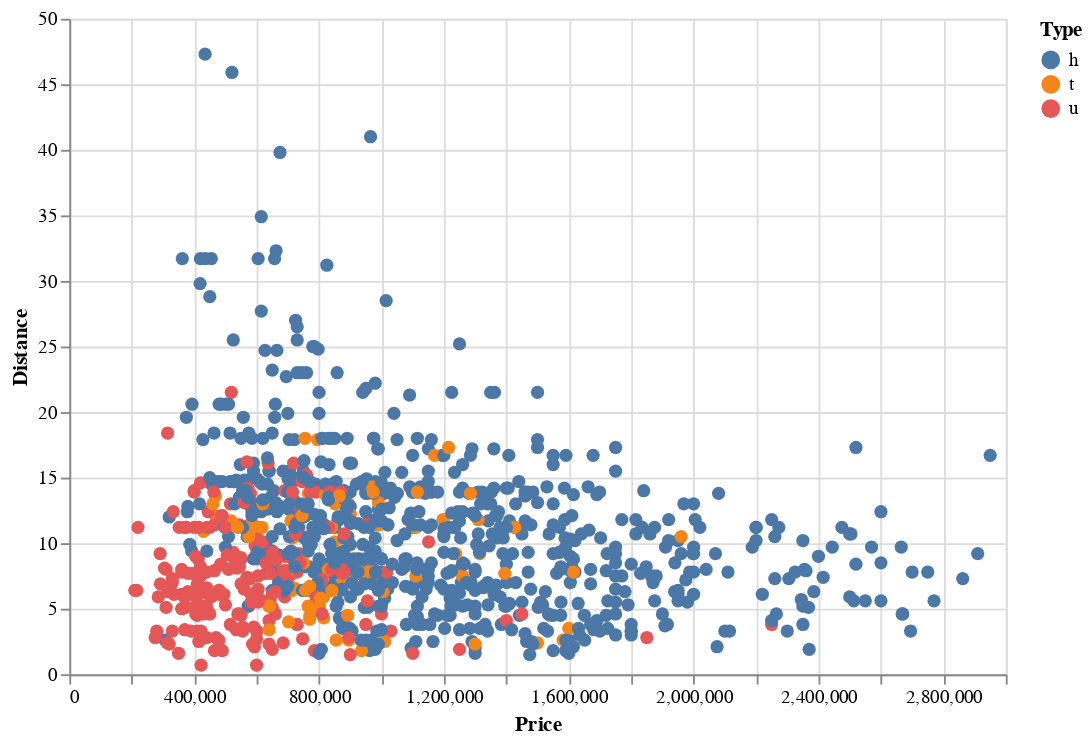

Source (notebook cell):
### Markdown cell above
### <font color='darkgreen'>Selection & Condition</font>
Some part of the plot seems too overlapped in terms of the dots. It would look better if we can also view data points that belong to a specific type. We can achieve this in two steps. The first step is to add a selection with the `type` column and bind it to the legend:
```python
selection = alt.selection_multi(fields=['Type'], bind='legend')
```

It is not enough just to add a selection. We should somehow update the plot based on the selection. For instance, we can adjust the opacity of the data points according to the selected category by using the `condition` property with the <font color='violet'>opacity</font> parameter.

### Code cell
selection = alt.selection_multi(fields=['Type'], bind='legend')

alt.Chart(df).mark_circle(size=50).encode(
   x='Price',
   y='Distance',
   color='Type',
   opacity=alt.condition(selection, alt.value(1), alt.value(0.1))
).properties(
   height=350, width=500
).add_selection(
   selection
)

### Figure 1 — Vega-Lite specification as saved in the notebook (floating-point values rounded to 4 significant figures; data arrays with more than 128 entries replaced by an {"elided": "..."} marker saying what was removed)
{"config": {"view": {"continuousWidth": 400, "continuousHeight": 300}}, "data": {"name": "data-9eb6b463b08e893a0f6305ca2ee3d595"}, "mark": {"type": "circle", "size": 50}, "encoding": {"color": {"type": "nominal", "field": "Type"}, "opacity": {"condition": {"value": 1, "selection": "selector001"}, "value": 0.1}, "x": {"type": "quantitative", "field": "Price"}, "y": {"type": "quantitative", "field": "Distance"}}, "height": 350, "selection": {"selector001": {"type": "multi", "fields": ["Type"], "bind": "legend"}}, "width": 500, "$schema": "https://vega.github.io/schema/vega-lite/v4.8.1.json", "datasets": {"data-9eb6b463b08e893a0f6305ca2ee3d595": {"elided": "1000 records"}}}
